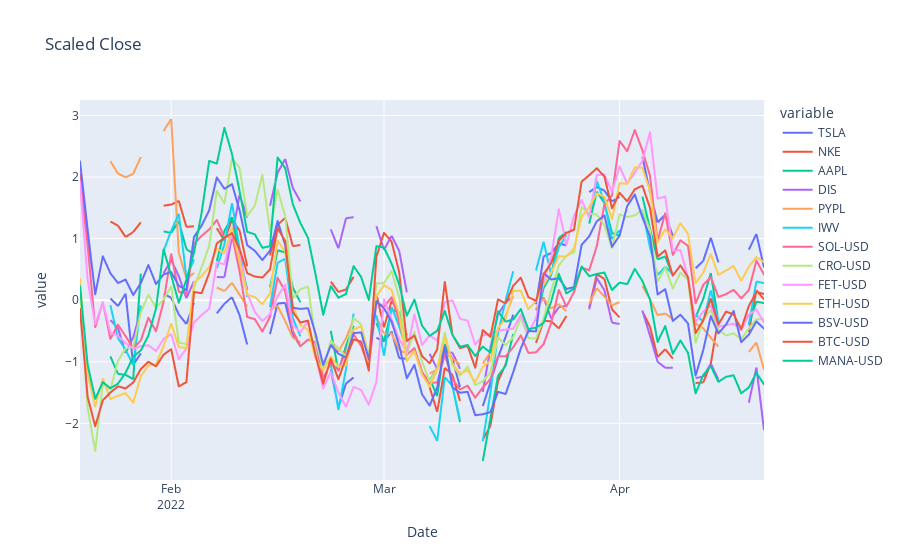

The code cell stored with this chart in its notebook:
### Code cell
import plotly.express as px
#df = px.data.stocks()
fig = px.line(close_scaled, x="Date", y=close_scaled.columns,
              hover_data={"Date": "|%B %d, %Y"},
              title='Scaled Close')
fig.update_xaxes(
    dtick="M1",
    tickformat="%b\n%Y")
fig.show()
